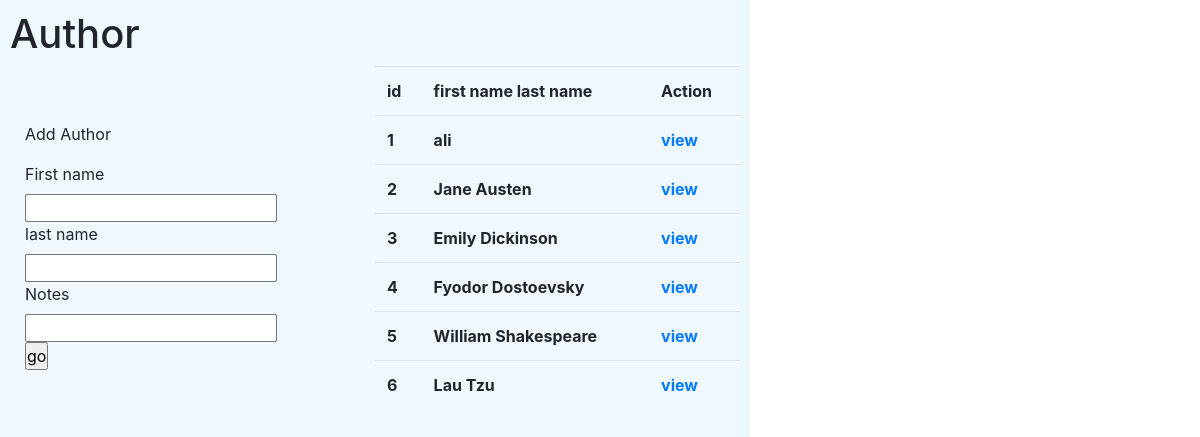
/author/, run on an earlier commit of the app's database.
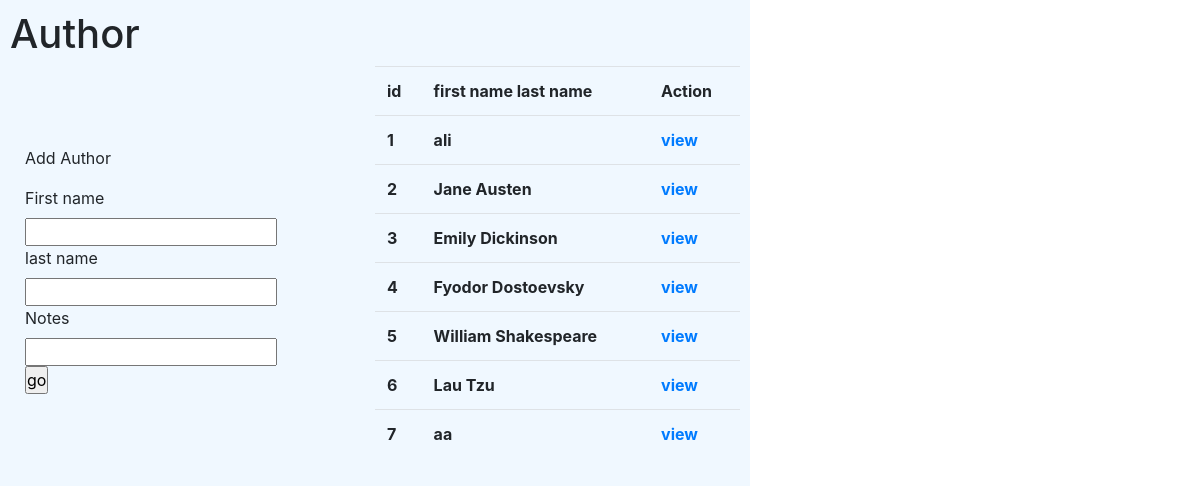
And on a later commit of the database.
### books_authors_app/models.py (models this page shows, shortened)
class Authors(models.Model):
    name = models.CharField(max_length=255)
    books = models.ManyToManyField(Books, related_name="publishers")
    created_at = models.DateTimeField(auto_now_add=True)
    updated_at = models.DateTimeField(auto_now=True)
    notes = models.TextField(default="")

### books_authors_app/views.py (the view, shortened to what this page needs)
# urls.py: path('author/',views.add1),
def add1(request):
    print(request.POST)
    context={
        'all_author':Authors.objects.all(),
    }
    print("working .....author......")
    return render(request,'author.html',context)

### books_authors_app/templates/author.html (shortened to what this page needs)
<!DOCTYPE html>
<html lang="en">
<head>
  <link rel="stylesheet" href="https://cdn.jsdelivr.net/npm/bootstrap@4.3.1/dist/css/bootstrap.min.css">
  {% load static %}
  <link rel="stylesheet" href="{% static  'style4.css'%}">
</head>
<body>
    <main>
      <h1> Author </h1>
      <div class="contaner">
        <div class="col-2 grey">
            <form action="" method="post">
                <p>Add Author</p>
                <div class="row-1"> <label for="">First name</label> <input type="text" name="first" required></div>
                <div class="row-2"> <label for="">last name</label> <input type="text" name="last" required></div>
                <div class="row-2"> <label for="">Notes</label> <input type="text" name="note" required></div>
                <input type="submit" name="lookr" value="go">
            </form>
        </div>
        <table class="table col-6">
            <tbody class="tabletbody-dark">
                <tr>
                    <th>id</th>
                    <th>first name last name</th>
                    <th>Action </a></th>
                </tr>
                {% for author in all_author%}
                <tr>
                    <th>{{author.id}}</th>
                    <th>{{author.name}}</th>
                    <th> <a href="\author\{{author.id}}">view</a></th>
                </tr>
                {% endfor%}
            </tbody>
        </table>
    </div>
    </main>
</body>
</html>

What changed in the data, as far as the page shows it:
added Authors: id "7", name "aa"
